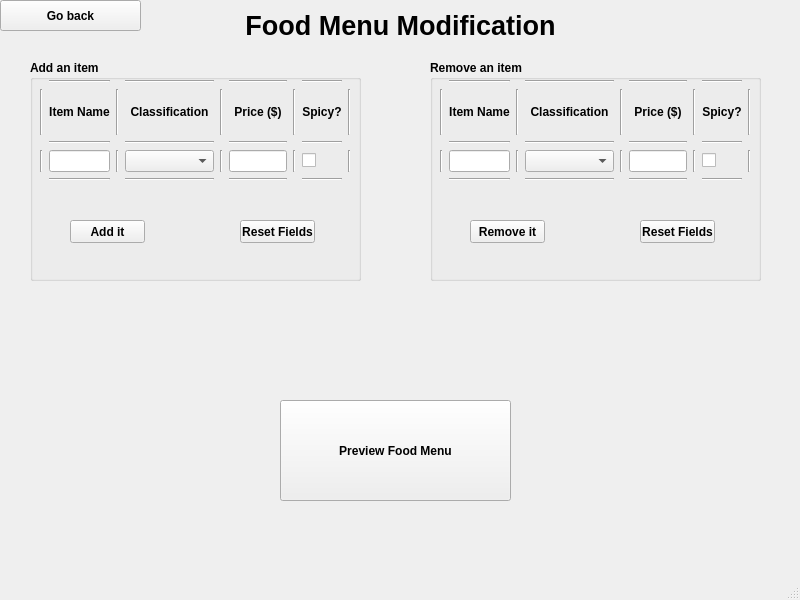
<?xml version="1.0" encoding="UTF-8"?>
<ui version="4.0">
 <class>WindowMenuModification</class>
 <widget class="QMainWindow" name="WindowMenuModification">
  <property name="geometry">
   <rect>
    <x>0</x>
    <y>0</y>
    <width>800</width>
    <height>600</height>
   </rect>
  </property>
  <property name="windowTitle">
   <string>MainWindow</string>
  </property>
  <widget class="QWidget" name="centralwidget">
   <widget class="QLabel" name="foodmenuLabel">
    <property name="geometry">
     <rect>
      <x>0</x>
      <y>0</y>
      <width>801</width>
      <height>51</height>
     </rect>
    </property>
    <property name="font">
     <font>
      <pointsize>20</pointsize>
      <weight>75</weight>
      <bold>true</bold>
     </font>
    </property>
    <property name="text">
     <string>Food Menu Modification</string>
    </property>
    <property name="alignment">
     <set>Qt::AlignCenter</set>
    </property>
   </widget>
   <widget class="QGroupBox" name="addgroupBox">
    <property name="geometry">
     <rect>
      <x>30</x>
      <y>60</y>
      <width>331</width>
      <height>221</height>
     </rect>
    </property>
    <property name="font">
     <font>
      <weight>75</weight>
      <bold>true</bold>
     </font>
    </property>
    <property name="title">
     <string>Add an item</string>
    </property>
    <widget class="QPushButton" name="addButton">
     <property name="geometry">
      <rect>
       <x>40</x>
       <y>160</y>
       <width>75</width>
       <height>23</height>
      </rect>
     </property>
     <property name="text">
      <string>Add it</string>
     </property>
    </widget>
    <widget class="QPushButton" name="addresetButton">
     <property name="geometry">
      <rect>
       <x>210</x>
       <y>160</y>
       <width>75</width>
       <height>23</height>
      </rect>
     </property>
     <property name="text">
      <string>Reset Fields</string>
     </property>
    </widget>
    <widget class="QWidget" name="gridLayoutWidget_3">
     <property name="geometry">
      <rect>
       <x>10</x>
       <y>20</y>
       <width>311</width>
       <height>101</height>
      </rect>
     </property>
     <layout class="QGridLayout" name="gridLayout_3">
      <item row="4" column="1">
       <widget class="Line" name="line_33">
        <property name="orientation">
         <enum>Qt::Horizontal</enum>
        </property>
       </widget>
      </item>
      <item row="4" column="7">
       <widget class="Line" name="line_34">
        <property name="orientation">
         <enum>Qt::Horizontal</enum>
        </property>
       </widget>
      </item>
      <item row="4" column="5">
       <widget class="Line" name="line_35">
        <property name="orientation">
         <enum>Qt::Horizontal</enum>
        </property>
       </widget>
      </item>
      <item row="4" column="3">
       <widget class="Line" name="line_36">
        <property name="orientation">
         <enum>Qt::Horizontal</enum>
        </property>
       </widget>
      </item>
      <item row="0" column="3">
       <widget class="Line" name="line_37">
        <property name="orientation">
         <enum>Qt::Horizontal</enum>
        </property>
       </widget>
      </item>
      <item row="0" column="1">
       <widget class="Line" name="line_38">
        <property name="orientation">
         <enum>Qt::Horizontal</enum>
        </property>
       </widget>
      </item>
      <item row="0" column="7">
       <widget class="Line" name="line_39">
        <property name="orientation">
         <enum>Qt::Horizontal</enum>
        </property>
       </widget>
      </item>
      <item row="3" column="0">
       <widget class="Line" name="line_40">
        <property name="orientation">
         <enum>Qt::Vertical</enum>
        </property>
       </widget>
      </item>
      <item row="0" column="5">
       <widget class="Line" name="line_41">
        <property name="orientation">
         <enum>Qt::Horizontal</enum>
        </property>
       </widget>
      </item>
      <item row="1" column="0">
       <widget class="Line" name="line_42">
        <property name="orientation">
         <enum>Qt::Vertical</enum>
        </property>
       </widget>
      </item>
      <item row="2" column="1">
       <widget class="Line" name="line_43">
        <property name="orientation">
         <enum>Qt::Horizontal</enum>
        </property>
       </widget>
      </item>
      <item row="2" column="3">
       <widget class="Line" name="line_44">
        <property name="orientation">
         <enum>Qt::Horizontal</enum>
        </property>
       </widget>
      </item>
      <item row="2" column="5">
       <widget class="Line" name="line_45">
        <property name="orientation">
         <enum>Qt::Horizontal</enum>
        </property>
       </widget>
      </item>
      <item row="3" column="2">
       <widget class="Line" name="line_46">
        <property name="orientation">
         <enum>Qt::Vertical</enum>
        </property>
       </widget>
      </item>
      <item row="3" column="4">
       <widget class="Line" name="line_47">
        <property name="orientation">
         <enum>Qt::Vertical</enum>
        </property>
       </widget>
      </item>
      <item row="1" column="6">
       <widget class="Line" name="line_48">
        <property name="orientation">
         <enum>Qt::Vertical</enum>
        </property>
       </widget>
      </item>
      <item row="1" column="4">
       <widget class="Line" name="line_49">
        <property name="orientation">
         <enum>Qt::Vertical</enum>
        </property>
       </widget>
      </item>
      <item row="1" column="2">
       <widget class="Line" name="line_50">
        <property name="orientation">
         <enum>Qt::Vertical</enum>
        </property>
       </widget>
      </item>
      <item row="3" column="6">
       <widget class="Line" name="line_51">
        <property name="orientation">
         <enum>Qt::Vertical</enum>
        </property>
       </widget>
      </item>
      <item row="2" column="7">
       <widget class="Line" name="line_52">
        <property name="orientation">
         <enum>Qt::Horizontal</enum>
        </property>
       </widget>
      </item>
      <item row="1" column="5">
       <widget class="QLabel" name="priceLabel">
        <property name="font">
         <font>
          <weight>75</weight>
          <bold>true</bold>
         </font>
        </property>
        <property name="text">
         <string>Price ($)</string>
        </property>
        <property name="alignment">
         <set>Qt::AlignCenter</set>
        </property>
       </widget>
      </item>
      <item row="1" column="3">
       <widget class="QLabel" name="classificationLabel">
        <property name="font">
         <font>
          <weight>75</weight>
          <bold>true</bold>
         </font>
        </property>
        <property name="text">
         <string>Classification</string>
        </property>
        <property name="alignment">
         <set>Qt::AlignCenter</set>
        </property>
       </widget>
      </item>
      <item row="1" column="1">
       <widget class="QLabel" name="nameLabel">
        <property name="font">
         <font>
          <weight>75</weight>
          <bold>true</bold>
         </font>
        </property>
        <property name="text">
         <string>Item Name</string>
        </property>
        <property name="alignment">
         <set>Qt::AlignCenter</set>
        </property>
       </widget>
      </item>
      <item row="3" column="7">
       <widget class="QCheckBox" name="addspicyCheckbox">
        <property name="font">
         <font>
          <weight>50</weight>
          <bold>false</bold>
         </font>
        </property>
        <property name="layoutDirection">
         <enum>Qt::LeftToRight</enum>
        </property>
        <property name="text">
         <string/>
        </property>
       </widget>
      </item>
      <item row="3" column="1">
       <widget class="QLineEdit" name="additemLine">
        <property name="font">
         <font>
          <weight>50</weight>
          <bold>false</bold>
         </font>
        </property>
       </widget>
      </item>
      <item row="3" column="3">
       <widget class="QComboBox" name="addclassificationCombo">
        <property name="font">
         <font>
          <weight>50</weight>
          <bold>false</bold>
         </font>
        </property>
        <item>
         <property name="text">
          <string/>
         </property>
        </item>
        <item>
         <property name="text">
          <string>Appetizers</string>
         </property>
        </item>
        <item>
         <property name="text">
          <string>Sides</string>
         </property>
        </item>
        <item>
         <property name="text">
          <string>Entrees</string>
         </property>
        </item>
        <item>
         <property name="text">
          <string>Desserts</string>
         </property>
        </item>
        <item>
         <property name="text">
          <string>Beverages</string>
         </property>
        </item>
       </widget>
      </item>
      <item row="3" column="5">
       <widget class="QLineEdit" name="addpriceLine">
        <property name="font">
         <font>
          <weight>50</weight>
          <bold>false</bold>
         </font>
        </property>
       </widget>
      </item>
      <item row="1" column="7">
       <widget class="QLabel" name="spicyLabel">
        <property name="font">
         <font>
          <weight>75</weight>
          <bold>true</bold>
         </font>
        </property>
        <property name="text">
         <string>Spicy?</string>
        </property>
        <property name="alignment">
         <set>Qt::AlignCenter</set>
        </property>
       </widget>
      </item>
      <item row="1" column="8">
       <widget class="Line" name="line_53">
        <property name="orientation">
         <enum>Qt::Vertical</enum>
        </property>
       </widget>
      </item>
      <item row="3" column="8">
       <widget class="Line" name="line_54">
        <property name="orientation">
         <enum>Qt::Vertical</enum>
        </property>
       </widget>
      </item>
     </layout>
    </widget>
   </widget>
   <widget class="QPushButton" name="previewButton">
    <property name="geometry">
     <rect>
      <x>280</x>
      <y>400</y>
      <width>231</width>
      <height>101</height>
     </rect>
    </property>
    <property name="font">
     <font>
      <weight>75</weight>
      <bold>true</bold>
     </font>
    </property>
    <property name="text">
     <string>Preview Food Menu</string>
    </property>
   </widget>
   <widget class="QGroupBox" name="removegroupBox">
    <property name="geometry">
     <rect>
      <x>430</x>
      <y>60</y>
      <width>331</width>
      <height>221</height>
     </rect>
    </property>
    <property name="font">
     <font>
      <weight>75</weight>
      <bold>true</bold>
     </font>
    </property>
    <property name="title">
     <string>Remove an item</string>
    </property>
    <widget class="QWidget" name="gridLayoutWidget_2">
     <property name="geometry">
      <rect>
       <x>10</x>
       <y>20</y>
       <width>311</width>
       <height>101</height>
      </rect>
     </property>
     <layout class="QGridLayout" name="gridLayout_2">
      <item row="4" column="1">
       <widget class="Line" name="line_27">
        <property name="orientation">
         <enum>Qt::Horizontal</enum>
        </property>
       </widget>
      </item>
      <item row="4" column="7">
       <widget class="Line" name="line_30">
        <property name="orientation">
         <enum>Qt::Horizontal</enum>
        </property>
       </widget>
      </item>
      <item row="4" column="5">
       <widget class="Line" name="line_29">
        <property name="orientation">
         <enum>Qt::Horizontal</enum>
        </property>
       </widget>
      </item>
      <item row="4" column="3">
       <widget class="Line" name="line_28">
        <property name="orientation">
         <enum>Qt::Horizontal</enum>
        </property>
       </widget>
      </item>
      <item row="0" column="3">
       <widget class="Line" name="line_22">
        <property name="orientation">
         <enum>Qt::Horizontal</enum>
        </property>
       </widget>
      </item>
      <item row="0" column="1">
       <widget class="Line" name="line_21">
        <property name="orientation">
         <enum>Qt::Horizontal</enum>
        </property>
       </widget>
      </item>
      <item row="0" column="7">
       <widget class="Line" name="line_24">
        <property name="orientation">
         <enum>Qt::Horizontal</enum>
        </property>
       </widget>
      </item>
      <item row="3" column="0">
       <widget class="Line" name="line_26">
        <property name="orientation">
         <enum>Qt::Vertical</enum>
        </property>
       </widget>
      </item>
      <item row="0" column="5">
       <widget class="Line" name="line_23">
        <property name="orientation">
         <enum>Qt::Horizontal</enum>
        </property>
       </widget>
      </item>
      <item row="1" column="0">
       <widget class="Line" name="line_25">
        <property name="orientation">
         <enum>Qt::Vertical</enum>
        </property>
       </widget>
      </item>
      <item row="2" column="1">
       <widget class="Line" name="line_11">
        <property name="orientation">
         <enum>Qt::Horizontal</enum>
        </property>
       </widget>
      </item>
      <item row="2" column="3">
       <widget class="Line" name="line_12">
        <property name="orientation">
         <enum>Qt::Horizontal</enum>
        </property>
       </widget>
      </item>
      <item row="2" column="5">
       <widget class="Line" name="line_13">
        <property name="orientation">
         <enum>Qt::Horizontal</enum>
        </property>
       </widget>
      </item>
      <item row="3" column="2">
       <widget class="Line" name="line_16">
        <property name="orientation">
         <enum>Qt::Vertical</enum>
        </property>
       </widget>
      </item>
      <item row="3" column="4">
       <widget class="Line" name="line_18">
        <property name="orientation">
         <enum>Qt::Vertical</enum>
        </property>
       </widget>
      </item>
      <item row="1" column="6">
       <widget class="Line" name="line_19">
        <property name="orientation">
         <enum>Qt::Vertical</enum>
        </property>
       </widget>
      </item>
      <item row="1" column="4">
       <widget class="Line" name="line_17">
        <property name="orientation">
         <enum>Qt::Vertical</enum>
        </property>
       </widget>
      </item>
      <item row="1" column="2">
       <widget class="Line" name="line_15">
        <property name="orientation">
         <enum>Qt::Vertical</enum>
        </property>
       </widget>
      </item>
      <item row="3" column="6">
       <widget class="Line" name="line_20">
        <property name="orientation">
         <enum>Qt::Vertical</enum>
        </property>
       </widget>
      </item>
      <item row="2" column="7">
       <widget class="Line" name="line_14">
        <property name="orientation">
         <enum>Qt::Horizontal</enum>
        </property>
       </widget>
      </item>
      <item row="1" column="5">
       <widget class="QLabel" name="priceLabel_2">
        <property name="font">
         <font>
          <weight>75</weight>
          <bold>true</bold>
         </font>
        </property>
        <property name="text">
         <string>Price ($)</string>
        </property>
        <property name="alignment">
         <set>Qt::AlignCenter</set>
        </property>
       </widget>
      </item>
      <item row="1" column="3">
       <widget class="QLabel" name="classificationLabel_2">
        <property name="font">
         <font>
          <weight>75</weight>
          <bold>true</bold>
         </font>
        </property>
        <property name="text">
         <string>Classification</string>
        </property>
        <property name="alignment">
         <set>Qt::AlignCenter</set>
        </property>
       </widget>
      </item>
      <item row="1" column="1">
       <widget class="QLabel" name="nameLabel_2">
        <property name="font">
         <font>
          <weight>75</weight>
          <bold>true</bold>
         </font>
        </property>
        <property name="text">
         <string>Item Name</string>
        </property>
        <property name="alignment">
         <set>Qt::AlignCenter</set>
        </property>
       </widget>
      </item>
      <item row="3" column="7">
       <widget class="QCheckBox" name="removespicyCheckbox">
        <property name="font">
         <font>
          <weight>50</weight>
          <bold>false</bold>
         </font>
        </property>
        <property name="layoutDirection">
         <enum>Qt::LeftToRight</enum>
        </property>
        <property name="text">
         <string/>
        </property>
       </widget>
      </item>
      <item row="3" column="1">
       <widget class="QLineEdit" name="removeitemLine">
        <property name="font">
         <font>
          <weight>50</weight>
          <bold>false</bold>
         </font>
        </property>
       </widget>
      </item>
      <item row="3" column="3">
       <widget class="QComboBox" name="removeclassificationCombo">
        <property name="font">
         <font>
          <weight>50</weight>
          <bold>false</bold>
         </font>
        </property>
        <item>
         <property name="text">
          <string/>
         </property>
        </item>
        <item>
         <property name="text">
          <string>Appetizers</string>
         </property>
        </item>
        <item>
         <property name="text">
          <string>Sides</string>
         </property>
        </item>
        <item>
         <property name="text">
          <string>Entrees</string>
         </property>
        </item>
        <item>
         <property name="text">
          <string>Desserts</string>
         </property>
        </item>
        <item>
         <property name="text">
          <string>Beverages</string>
         </property>
        </item>
       </widget>
      </item>
      <item row="3" column="5">
       <widget class="QLineEdit" name="removepriceLine">
        <property name="font">
         <font>
          <weight>50</weight>
          <bold>false</bold>
         </font>
        </property>
       </widget>
      </item>
      <item row="1" column="7">
       <widget class="QLabel" name="spicyLabel_2">
        <property name="font">
         <font>
          <weight>75</weight>
          <bold>true</bold>
         </font>
        </property>
        <property name="text">
         <string>Spicy?</string>
        </property>
        <property name="alignment">
         <set>Qt::AlignCenter</set>
        </property>
       </widget>
      </item>
      <item row="1" column="8">
       <widget class="Line" name="line_31">
        <property name="orientation">
         <enum>Qt::Vertical</enum>
        </property>
       </widget>
      </item>
      <item row="3" column="8">
       <widget class="Line" name="line_32">
        <property name="orientation">
         <enum>Qt::Vertical</enum>
        </property>
       </widget>
      </item>
     </layout>
    </widget>
    <widget class="QPushButton" name="removeButton">
     <property name="geometry">
      <rect>
       <x>40</x>
       <y>160</y>
       <width>75</width>
       <height>23</height>
      </rect>
     </property>
     <property name="text">
      <string>Remove it</string>
     </property>
    </widget>
    <widget class="QPushButton" name="removeresetButton">
     <property name="geometry">
      <rect>
       <x>210</x>
       <y>160</y>
       <width>75</width>
       <height>23</height>
      </rect>
     </property>
     <property name="text">
      <string>Reset Fields</string>
     </property>
    </widget>
   </widget>
   <widget class="QPushButton" name="gobackButton">
    <property name="geometry">
     <rect>
      <x>0</x>
      <y>0</y>
      <width>141</width>
      <height>31</height>
     </rect>
    </property>
    <property name="font">
     <font>
      <weight>75</weight>
      <bold>true</bold>
     </font>
    </property>
    <property name="text">
     <string>Go back</string>
    </property>
   </widget>
  </widget>
  <widget class="QMenuBar" name="menubar">
   <property name="geometry">
    <rect>
     <x>0</x>
     <y>0</y>
     <width>800</width>
     <height>21</height>
    </rect>
   </property>
  </widget>
  <widget class="QStatusBar" name="statusbar"/>
 </widget>
 <resources/>
 <connections/>
</ui>
